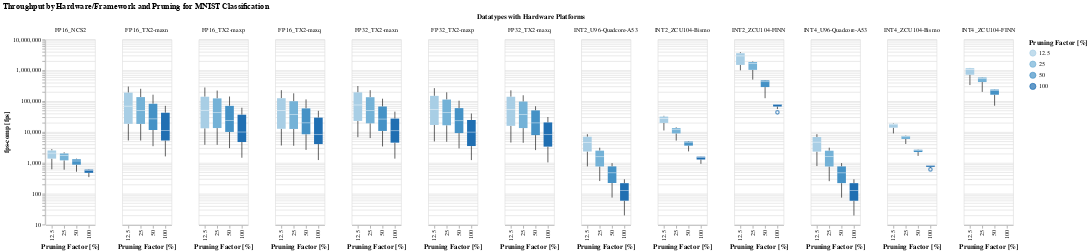

The notebook cell this image was saved under:
### Code cell
#hide_input
#%run scripts/altair_plots.py  #run the plot script if it wasn't previously run
boxplot(df = mnist_df, 
        xaxis = xaxis,
        x_title = x_title,
        yaxis = "fps-comp", 
        y_title = "fps-comp [fps]", 
        color_col = color_col, 
        color_title = color_title , 
        facet_column = facet_column , 
        facet_title = facet_title,
        title = "Throughput by Hardware/Framework and Pruning for MNIST Classification")

### Figure 1 — Vega-Lite specification as saved in the notebook (floating-point values rounded to 4 significant figures; data arrays with more than 128 entries replaced by an {"elided": "..."} marker saying what was removed)
{"config": {"view": {"continuousWidth": 400, "continuousHeight": 300}}, "data": {"name": "data-7a3838d8c2c31722b5bfc444648fc867"}, "facet": {"type": "nominal", "field": "datatype_model", "title": "Datatypes with Hardware Platforms"}, "spec": {"mark": "boxplot", "encoding": {"color": {"type": "ordinal", "field": "PruningFactor", "title": "Pruning Factor [%]"}, "x": {"type": "ordinal", "field": "PruningFactor", "title": "Pruning Factor [%]"}, "y": {"type": "quantitative", "field": "fps-comp", "scale": {"type": "log"}, "title": "fps-comp [fps]"}}, "selection": {"selector037": {"type": "interval", "bind": "scales", "encodings": ["x", "y"]}}}, "title": "Throughput by Hardware/Framework and Pruning for MNIST Classification", "$schema": "https://vega.github.io/schema/vega-lite/v4.8.1.json", "datasets": {"data-7a3838d8c2c31722b5bfc444648fc867": {"elided": "406 records"}}}
